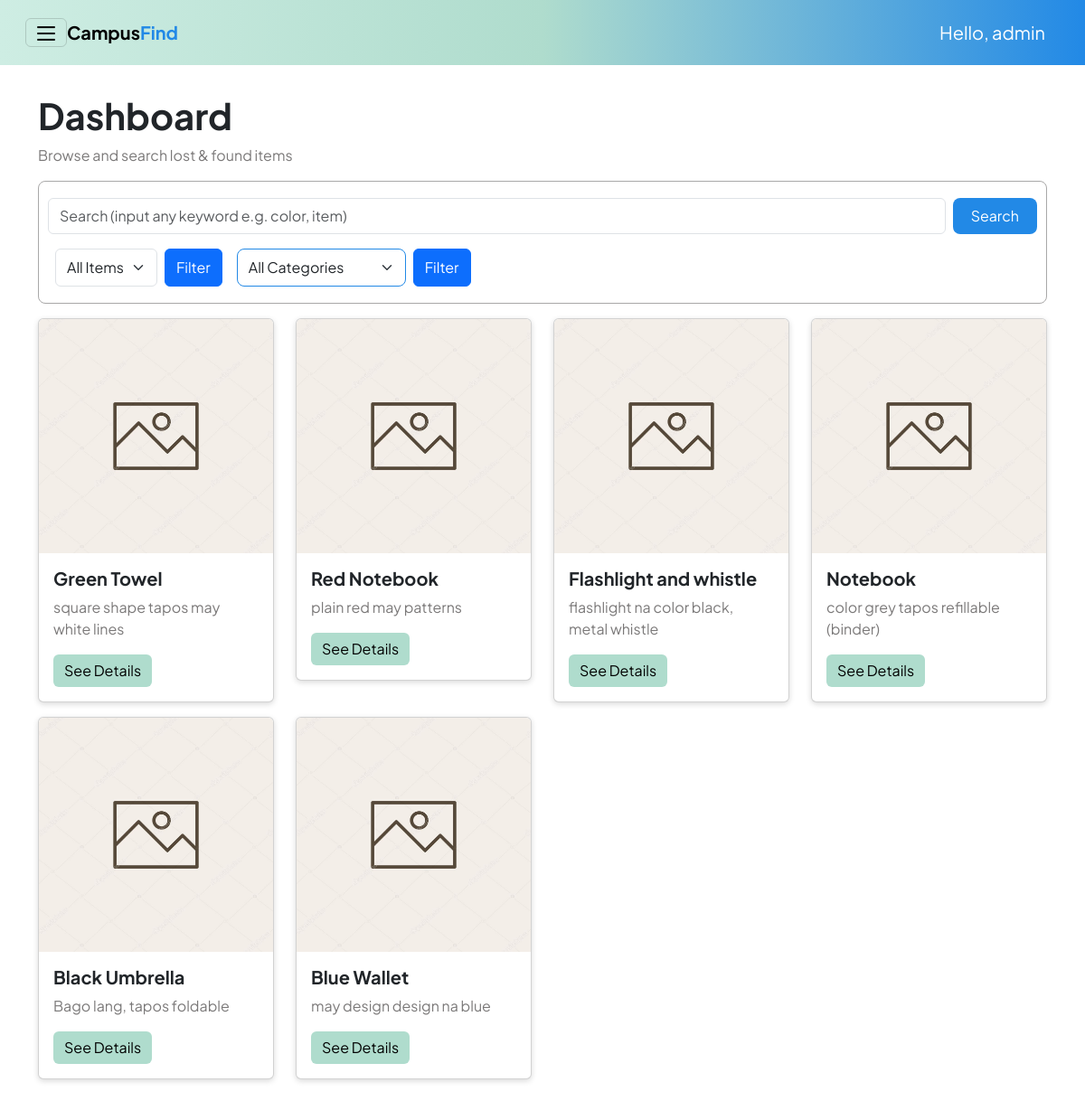
Screenshot of /interfaces/users/dashboard_user.php (signed in) with the database file from the repository.
### tables this page shows
CREATE TABLE items (
        id INTEGER PRIMARY KEY AUTOINCREMENT,
        user_id INTEGER NOT NULL,
        title TEXT NOT NULL,
        description TEXT,
        item_status TEXT NOT NULL,     -- 'lost' or 'found'
        category_id INTEGER,
        location_lost TEXT,
        location_found TEXT,
        date_lost_or_found DATE,
        current_location TEXT,
        image_path TEXT,
        created_at DATETIME DEFAULT CURRENT_TIMESTAMP,
        -- updated_at DATETIME DEFAULT CURRENT_TIMESTAMP,
        claimed_by_user_id INTEGER,
        claimed_at DATETIME,

        FOREIGN KEY (user_id) REFERENCES users(id) ON DELETE CASCADE,
        FOREIGN KEY (claimed_by_user_id) REFERENCES users(id) ON DELETE SET NULL,
        FOREIGN KEY (category_id) REFERENCES categories(id)
    );

### interfaces/users/dashboard_user.php (the view, shortened to what this page needs)
<?php
$admin = $_SESSION["user"];
$db = get_db();
$sql = "SELECT * FROM items";
$sql .= " ORDER BY id DESC";
?>
<!DOCTYPE html>
<html lang="en">
<head>
    <link rel="stylesheet" href="../../reusable/header.css">
    <link rel="stylesheet" href="../../reusable/cards.css">
    <link href="https://cdn.jsdelivr.net/npm/bootstrap@5.3.8/dist/css/bootstrap.min.css" rel="stylesheet">
</head>
<body class="m-0 border-0 bd-example">
<nav class="navbar p-3 sticky-top">
    <div class="container-fluid">
        <button class="navbar-toggler" type="button" data-bs-toggle="offcanvas"
                data-bs-target="#offcanvasWithBothOptions" aria-controls="offcanvasWithBothOptions"
                aria-expanded="false" aria-label="Toggle navigation">
            <img src="/assets/hamburger.png" alt="hamburger icon" width="20px" height="20px">
        </button>
        <strong><a class="navbar-brand me-auto" href="#">Campus<span class = "find">Find</a></strong>
        <a class="navbar-brand ms-auto text-white" href="#">Hello, <?php echo htmlspecialchars($admin["username"]); ?></a>
    </div>
</nav>
<div class="container my-3">
        <section class = "heroSection pt-3">
            <h1><strong>Dashboard</strong></h1>
            <p class = "subtext">Browse and search lost & found items</p>
        </section>
        <div class="search-filter-container my-2">
            <form class="d-flex py-2 w-100" method="GET">
                <input
                    class="form-control me-2"
                    type="search"
                    name="search"
                    placeholder="Search (input any keyword e.g. color, item)"
                    value="<?php echo htmlspecialchars($_GET['search'] ?? ''); ?>"
                />
                <button class="btn searchBtn" type="submit">Search</button>
            </form>
            <form method="GET" class="d-flex">
                <select name="item_status" class="form-select m-2 me-auto">
                    <option value="">All Items</option>
                </select>
                <button type="submit" class="btn btn-primary m-2">Filter</button>
            </form>
            <form method="GET" class="d-flex">
                <select id="filterCategory" name="category_id" class="form-select m-2 me-auto">
                    <option value="">All Categories</option>
                </select>
                <button type="submit" class="btn btn-primary m-2">Filter</button>
            </form>
        </div>
        <?php
        $result = $db->query($sql);
        $items = [];
        while ($row = $result->fetchArray(SQLITE3_ASSOC)) {
            $items[] = $row;
        } ?>
        <div class="row">
            <?php if (empty($items)): ?>
                <p>No items found.</p>
            <?php else: ?>
                <?php foreach ($items as $it): ?>
                    <div class="col-md-3">
                        <div class="card my-2">
                            <img src="/assets/image.png" class="card-img-top" alt="Item image">
                            <div class="card-body">
                                <h5 class="card-title"><strong><?php echo htmlspecialchars($it["title"]); ?></strong></h5>
                                <p class="card-text"><?php echo htmlspecialchars($it["description"]); ?></p>
                                <button id = "seeDetails" type="button" class="btn btn-primary" data-bs-toggle="modal" data-bs-target="#modal-<?php echo $it['id']; ?>">
                                    See Details
                                </button>
                            </div>
                        </div>
                    </div>
                <?php endforeach; ?>
            <?php endif; ?>
        </div>
</div>
</body>
</html>

### reusable/header.css (style rules this page uses)
:root { --color-primary-gradient: linear-gradient(to right, #ceede3,#afdccd, #2289e6); --blue-primary: #2289e6; --button: #afdccd; --button-hover: #ceede3; --bg: #f8f8f8; --gray-text: #7b7979; --lost-color: #ff0000; --found-color: #2289e6; --claimed-color: #558d57; --pending-color: #ffa629; }
* { font-family: "Plus Jakarta Sans", sans-serif; }
.navbar-brand { font-size: 20px !important; }
.find { color: var(--blue-primary); }
nav { background: var(--color-primary-gradient); }
button.searchBtn { background-color: var(--blue-primary) !important; color: white; border: none; padding: 8px 20px; border-radius: 8px; }
.search-filter-container { border: 1px solid #a9a8a8; border-radius: 8px; padding: 10px; }
#filterStatus, #filterCategory { border-color: var(--blue-primary); padding: 8px 12px !important; border-radius: 8px; cursor: pointer; }
#seeDetails { color: black; background-color: var(--button); border: none; }
.card-text, .subtext { color: var(--gray-text) }
.search-filter-container { display: flex; flex-wrap: wrap; }

### reusable/cards.css (style rules this page uses)
:root { --color-primary: #2289e6; --color-ui-accent: #afdccd; --color-ui-surface: #f8f8f8; --lost-color: #ff0000; --found-color: #2289e6; --claimed-color: #558d57; --pending-color: #ffa629; }
.card { display: flex !important; flex-direction: row !important; height: auto !important; width: auto !important; overflow: hidden !important; transition: box-shadow 0.3s ease; box-shadow: 0 2px 6px rgba(0,0,0,0.15); }
.card img { height: 100%; width: 150px; object-fit: cover; }
@media (min-width: 768px) { .card { display: block !important; width: 100% !important; } }
@media (min-width: 768px) { .card img { width: 100%; height: 100%; object-fit: cover; } }

### rows the page displays
items: title "Green Towel", description "square shape tapos may white lines"
items: title "Red Notebook", description "plain red may patterns"
items: title "Flashlight and whistle", description "flashlight na color black, metal whistle"
items: title "Notebook", description "color grey tapos refillable (binder)"
items: title "Black Umbrella", description "Bago lang, tapos foldable"
items: title "Blue Wallet", description "may design design na blue"

### other values shown
$admin["username"] "admin"
